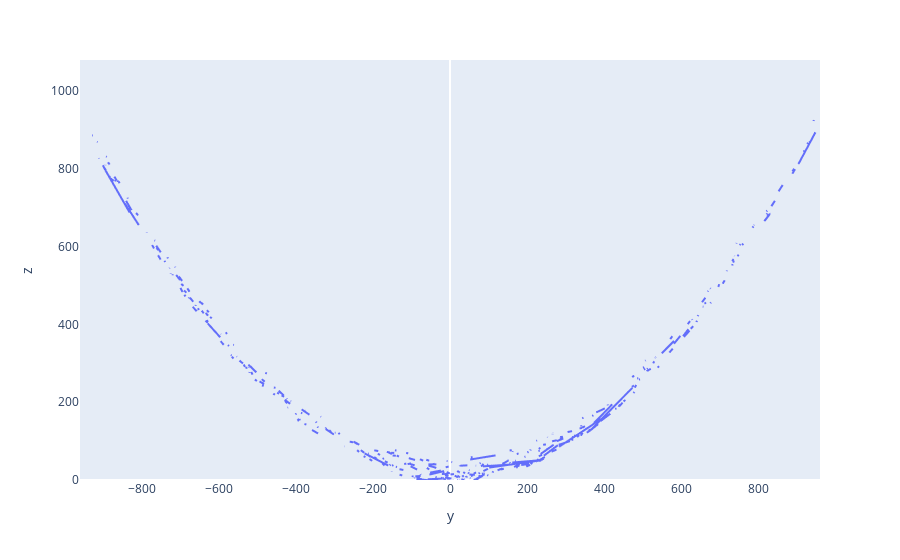

This figure's notebook cell:
### Code cell
# Thick section of web
plt.ioff()
sec = web.plot_thick_plane_section(center=0.0, thickness=10.0)

### Figure 1 — Plotly figure (JSON) as saved in the notebook; plotly's stock layout.template omitted (floating-point values rounded to 4 significant figures; data arrays with more than 128 entries replaced by an {"elided": "..."} marker saying what was removed)
{"data": [{"connectgaps": false, "hovertemplate": "y=%{x}<br>z=%{y}<extra></extra>", "legendgroup": "", "line": {"color": "#636efa", "dash": "solid"}, "marker": {"symbol": "circle"}, "mode": "lines", "name": "", "showlegend": false, "type": "scattergl", "x": {"elided": "1200 float values"}, "xaxis": "x", "y": {"elided": "1200 float values"}, "yaxis": "y"}], "layout": {"legend": {"tracegroupgap": 0}, "margin": {"t": 60}, "xaxis": {"anchor": "y", "domain": [0, 1], "range": [-960, 960], "showgrid": false, "title": {"text": "y"}}, "yaxis": {"anchor": "x", "domain": [0, 1], "range": [0, 1080], "showgrid": false, "title": {"text": "z"}}}}
